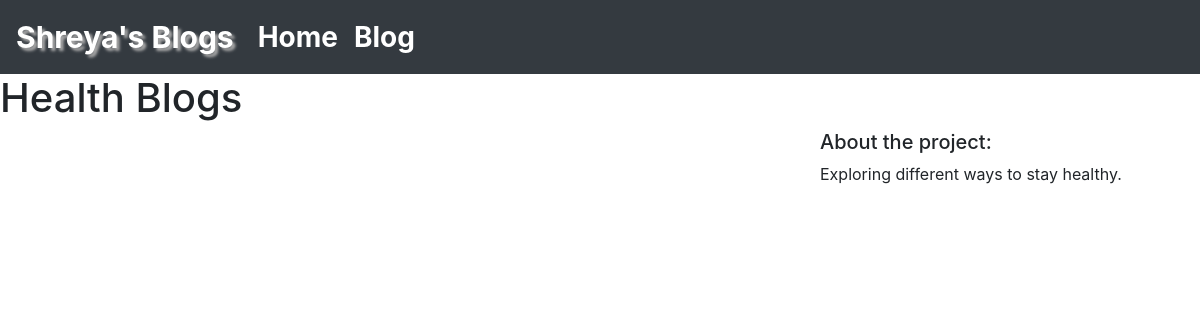
/projects/3/, run on the app's committed database.
### projects/models.py (models this page shows)
class Project(models.Model):
    title = models.CharField(max_length=100)
    description = models.TextField()
    image = models.FilePathField(path="/img")

### projects/views.py (the view)
# urls.py: path("<int:pk>/", views.project_detail, name="project_detail"),
def project_detail(request, pk):
    project = Project.objects.get(pk=pk)
    context = {
        'project': project
    }
    return render(request, 'project_detail.html', context)

### projects/templates/project_detail.html (shortened to what this page needs)
{% extends "base.html" %}
{% block body %}
<h1>{{ project.title }}</h1>
<div class="row">
    <div class="col-md-8">
    </div>
    <div class="col-md-4">
        <h5>About the project:</h5>
        <p>{{ project.description }}</p>
        <br>
    </div>
</div>
{% endblock body %}

### data on the page
Project: title "Health Blogs", description "Exploring different ways to stay healthy."
